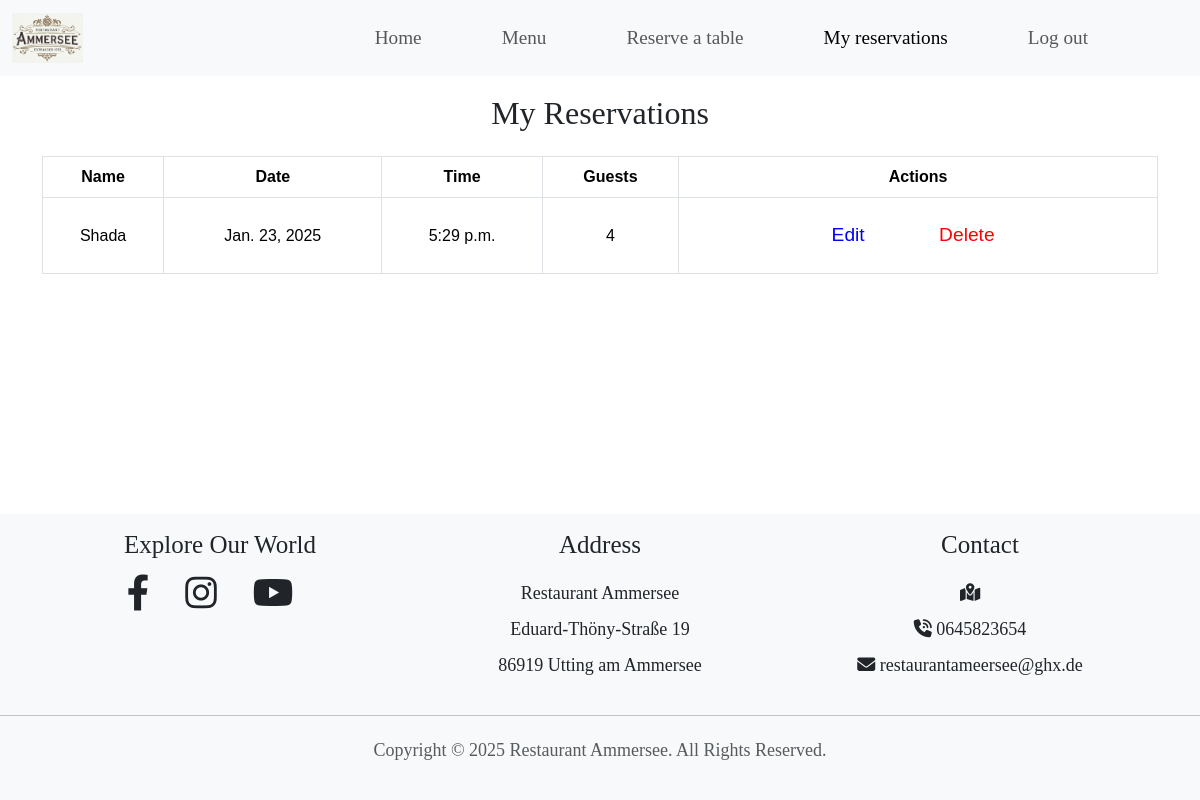
The app's page /restaurant/my_reservations/ (signed in) with its own data.
### restaurant/models.py (models this page shows, shortened)
class Reservation(models.Model):
    time = models.TimeField(blank=False, null=False)  # Reservation time
    num_people = models.IntegerField(
        validators=[
            MinValueValidator(1)
        ]  # Ensure the number of people is at least 1
    )
    name = models.CharField(
        max_length=200
    )  # Name of the person making the reservation
    email = models.EmailField(
        validators=[EmailValidator()], blank=True, null=True
    )  # Email address (optional)
    phone = models.CharField(
        max_length=20,
        validators=[
            RegexValidator(r"^\+?\d{9,15}$")
        ],  # Validate phone number format
    )
    date = models.DateField(
        validators=[validate_future_date]
    )  # Reservation date (must be in the future)
    user = models.ForeignKey(
        settings.AUTH_USER_MODEL,
        on_delete=models.CASCADE,
        null=True,
        blank=True,  # Link to the User model (optional)
    )

### restaurant/views.py (the view)
@login_required  # Requires user to be logged in
def my_reservations(request):
    reservations = Reservation.objects.filter(user=request.user).order_by(
        "date", "time"
    )  # Fetch reservations for the logged-in user and order them
    context = {
        "reservations": reservations
    }
    return render(
        request, "reservations/my_reservations.html", context
    )  # Render the template with the context

### restaurant/templates/reservations/my_reservations.html (shortened to what this page needs)
{% extends 'base.html' %}
{% block content %}
{% load static %}
<link rel="stylesheet" href="{% static 'css/reservations.css' %}">
<div class="container">
  <h2 class="text-center my-4">My Reservations</h2>
  <table class="table">
    <thead>
      <tr>
        <th scope="col">Name</th>
        <th scope="col">Date</th>
        <th scope="col">Time</th>
        <th scope="col">Guests</th>
        <th scope="col">Actions</th>
      </tr>
    </thead>
    <tbody>
      {% for reservation in reservations %}
      <tr>
        <td>{{ reservation.name }}</td>
        <td>{{ reservation.date }}</td>
        <td>{{ reservation.time }}</td>
        <td>{{ reservation.num_people}}</td>
        <td>
          <a href="{% url 'reservations:edit_reservation' reservation.id %}" class="btn btn-edit btn-sm">Edit</a>
          <a href="{% url 'reservations:delete_reservation' reservation.id %}" class="btn btn-delete btn-sm">Delete</a>
        </td>
      </tr>
      {% endfor %}
    </tbody>
  </table>
</div>
{% endblock %}

### static/css/style.css (style rules this page uses)
html, body { width: 100%; margin: 0; font-family: 'Playfair Display', serif; display: flex; flex-direction: column; min-height: 100vh; margin-bottom: 0; }
.btn { font-size: 1.2rem; padding: 15px 30px; }

### static/css/reservations.css (style rules this page uses)
.btn-edit { background-color: transparent; color: blue; border: none; }
.btn-delete { background-color: transparent; color: red; border: none; }
.table { font-family: Arial, sans-serif; }
.table td { vertical-align: middle; text-align: center; }
.table th { vertical-align: middle; text-align: center; }
.table td, .table th { border: 1px solid #dee2e6; }
.container .text-center.my-4 { margin-bottom: 100px; }
@media (min-width: 768px) { .table { display: table; } }
@media (min-width: 768px) { .table td a { margin-right: 10px; background: none; } }
@media (min-width: 768px) { .table td a:first-child { color: blue; } }
@media (min-width: 768px) { .table td a:last-child { color: red; } }

### records on screen
Reservation: name "Shada", date "Jan. 23, 2025", time "5:29 p.m.", num_people "4"
